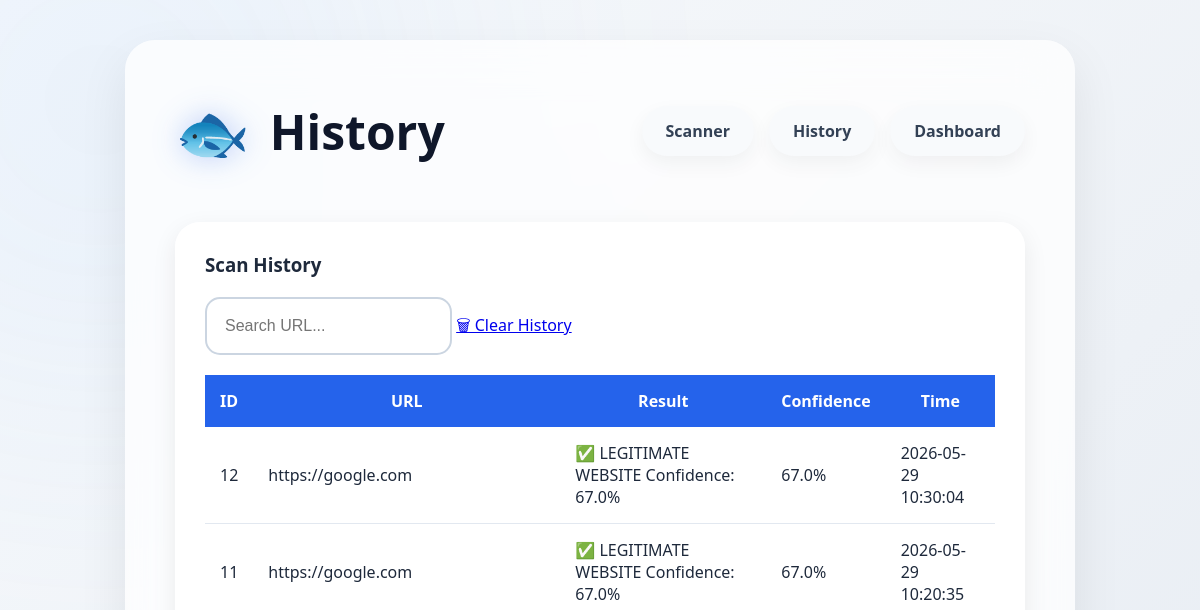
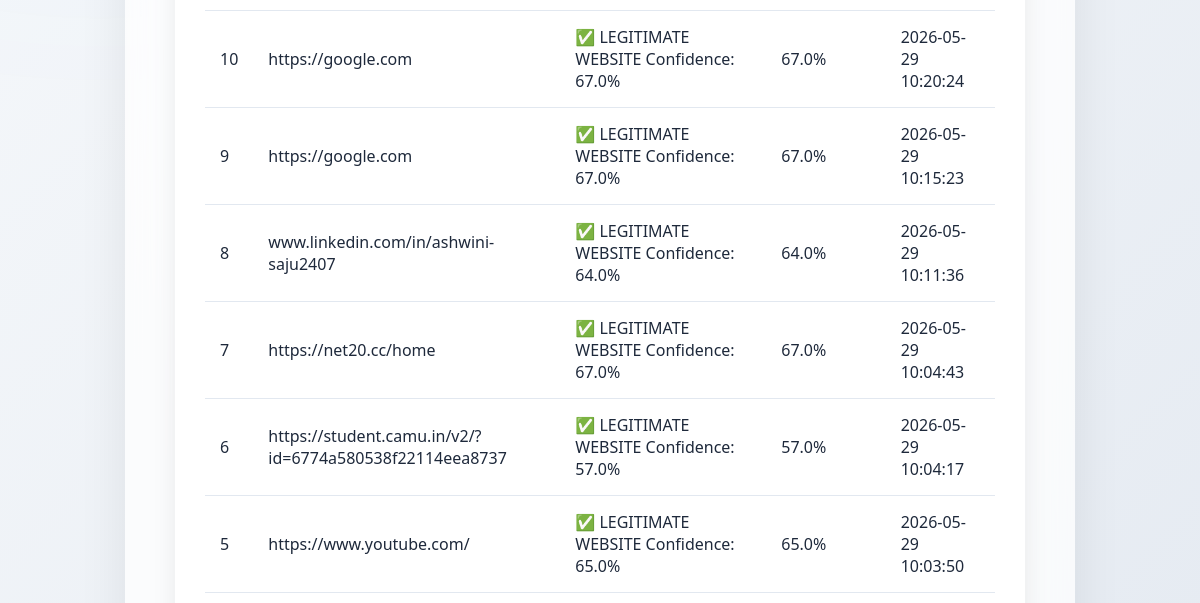
Before: /history (upper part) with the older database file (2 pictures, top to bottom).
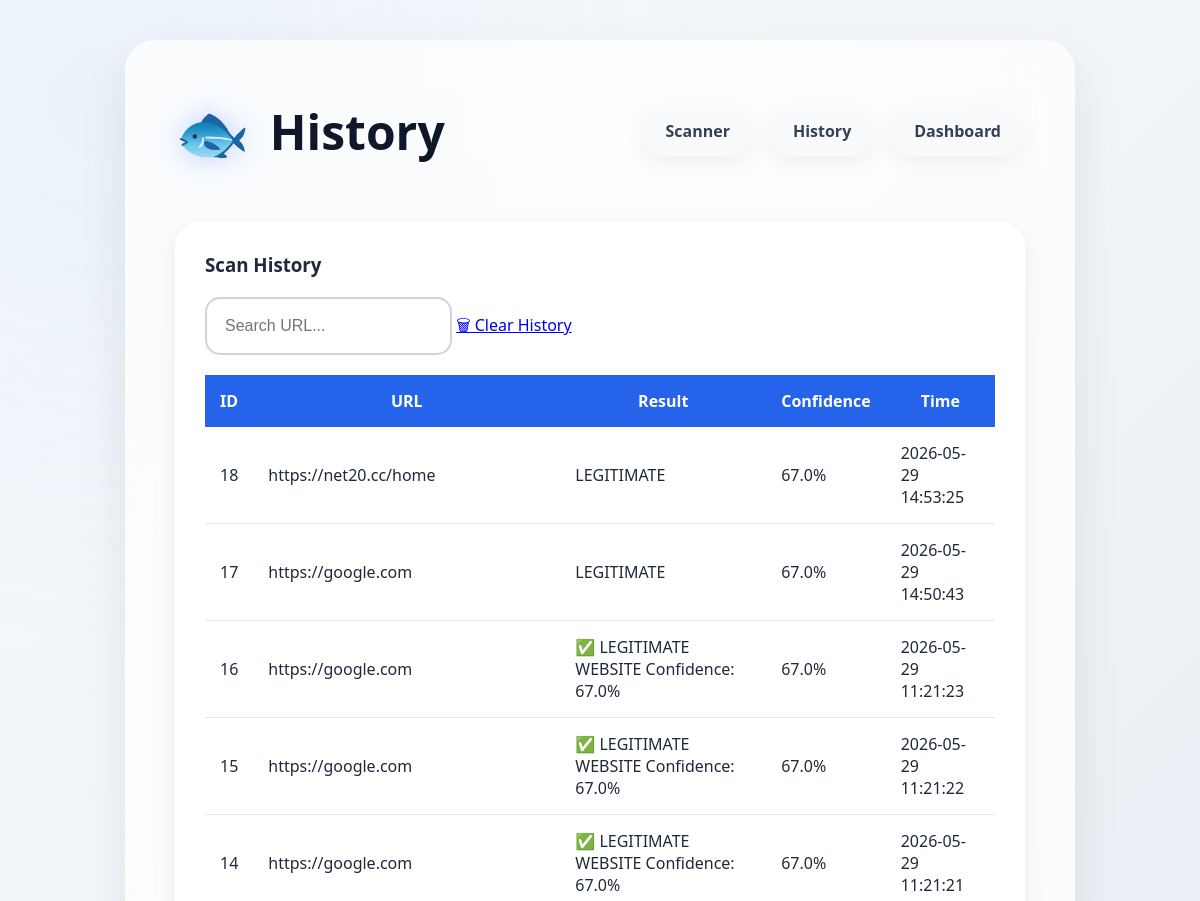
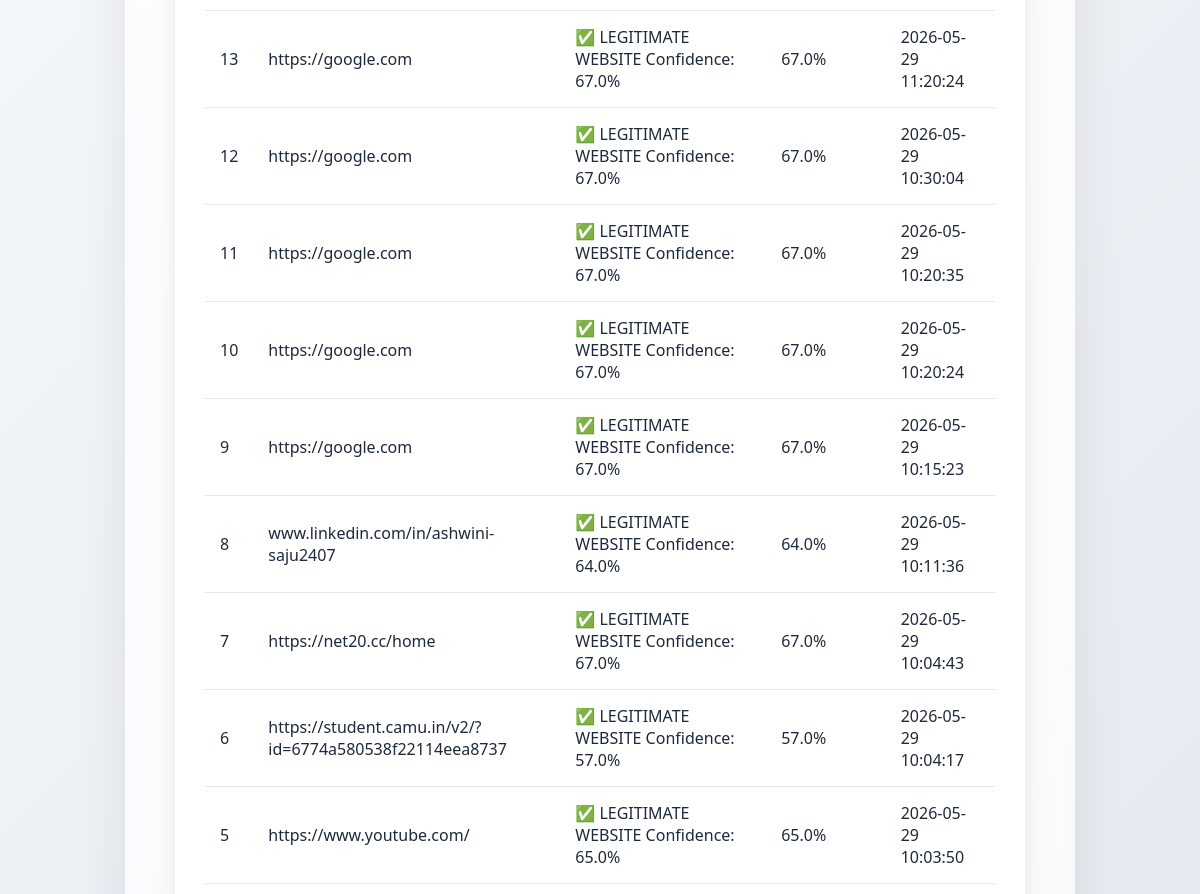
After: the same page with the newer database file (2 pictures, top to bottom).
### tables this page shows
CREATE TABLE scans (

        id INTEGER PRIMARY KEY AUTOINCREMENT,

        url TEXT,

        result TEXT,

        confidence REAL,

        scan_time TIMESTAMP DEFAULT CURRENT_TIMESTAMP
    );

### app.py (the view)
@app.route("/history")
def history():
    scans = get_scans()
    return render_template(
        "history.html",
        scans=scans
    )

### database.py (called while the page is built)
def get_scans():
    conn = sqlite3.connect("fishywebai.db")
    cursor = conn.cursor()
    cursor.execute("""
    SELECT *
    FROM scans
    ORDER BY id DESC
    """)
    rows = cursor.fetchall()
    conn.close()
    return rows

### templates/history.html (shortened to what this page needs)
<!DOCTYPE html>
<html lang="en">
<head>
    <link rel="stylesheet" href="{{ url_for('static', filename='style.css') }}">
</head>
<body>
<div class="background"></div>
<div class="container">
    <div class="navbar">
        <div class="logo-section">
            <div class="fish-logo">🐟</div>
            <h1>History</h1>
        </div>
        <div class="nav-links">
            <a href="/" class="nav-btn">
                Scanner
            </a>
            <a href="/history" class="nav-btn">
                History
            </a>
            <a href="/dashboard" class="nav-btn">
                Dashboard
            </a>
        </div>
    </div>
    <div class="card">
        <h3>Scan History</h3>
        <div class="search-box">
    <input
        type="text"
        id="historySearch"
        placeholder="Search URL..."
        onkeyup="searchTable()"
    >
    <a href="/clear-history"
       class="delete-btn">
       🗑 Clear History
    </a>
</div>
        <table class="history-table">
            <thead>
                <tr>
                    <th>ID</th>
                    <th>URL</th>
                    <th>Result</th>
                    <th>Confidence</th>
                    <th>Time</th>
                </tr>
            </thead>
            <tbody>
                {% for scan in scans %}
                <tr>
                    <td>{{ scan[0] }}</td>
                    <td>{{ scan[1] }}</td>
                    <td>{{ scan[2] }}</td>
                    <td>{{ scan[3] }}%</td>
                    <td>{{ scan[4] }}</td>
                </tr>
                {% endfor %}
            </tbody>
        </table>
    </div>
</div>
</body>
</html>

### static/style.css (style rules this page uses)
* { margin:0; padding:0; box-sizing:border-box; }
body { font-family:"Segoe UI",sans-serif; background:linear-gradient(135deg,#f8fafc,#e2e8f0); min-height:100vh; color:#1e293b; }
.background { position:fixed; width:500px; height:500px; background:#60a5fa; border-radius:50%; filter:blur(180px); opacity:0.15; top:-150px; left:-150px; z-index:-1; }
.container { max-width:950px; margin:40px auto; padding:50px; background:rgba(255,255,255,0.75); backdrop-filter:blur(25px); border-radius:30px; box-shadow: 0 20px 50px rgba(0,0,0,0.08); }
.navbar { display:flex; justify-content:space-between; align-items:center; gap:20px; margin-bottom:50px; flex-wrap:wrap; }
.logo-section { display:flex; align-items:center; gap:15px; }
.fish-logo { font-size:50px; animation:floatFish 3s ease-in-out infinite; }
h1 { font-size:3rem; color:#0f172a; }
.nav-links { display:flex; gap:15px; }
.nav-btn { text-decoration:none; background:#f8fafc; color:#334155; padding:14px 24px; border-radius:50px; font-weight:700; transition:0.3s; box-shadow: 0 8px 20px rgba(0,0,0,0.05); }
input { flex:1; padding:18px; border-radius:15px; border:2px solid #cbd5e1; background:white; font-size:16px; }
.card { background:rgba(255,255,255,0.8); border-radius:25px; padding:30px; margin-top:25px; box-shadow: 0 8px 25px rgba(0,0,0,0.08); }
.card h3 { margin-bottom:20px; }
.history-table { width:100%; border-collapse:collapse; margin-top:20px; }
.history-table th { background:#2563eb; color:white; padding:15px; }
.history-table td { padding:15px; border-bottom:1px solid #e2e8f0; }
.card { transition: all 0.3s ease; }
.container { animation: fadeIn 0.6s ease; }
input { transition:0.3s; }
.download-btn, button, .nav-btn { transition:all 0.3s ease; }
.logo-section { gap:20px; }
.fish-logo { font-size:60px; filter:drop-shadow( 0 0 15px rgba(37,99,235,0.3) ); }
.card { backdrop-filter:blur(15px); }

Changed rows visible on the page:
added scans: id "18", url "https://net20.cc/home", result "LEGITIMATE", confidence "67.0", scan_time "2026-05-29 14:53:25"
added scans: id "17", url "https://google.com", result "LEGITIMATE", confidence "67.0", scan_time "2026-05-29 14:50:43"
added scans: id "16", url "https://google.com", result "✅ LEGITIMATE WEBSITE Confidence: 67.0%", confidence "67.0", scan_time "2026-05-29 11:21:23"
added scans: id "15", url "https://google.com", result "✅ LEGITIMATE WEBSITE Confidence: 67.0%", confidence "67.0", scan_time "2026-05-29 11:21:22"
added scans: id "14", url "https://google.com", result "✅ LEGITIMATE WEBSITE Confidence: 67.0%", confidence "67.0", scan_time "2026-05-29 11:21:21"
added scans: id "13", url "https://google.com", result "✅ LEGITIMATE WEBSITE Confidence: 67.0%", confidence "67.0", scan_time "2026-05-29 11:20:24"
